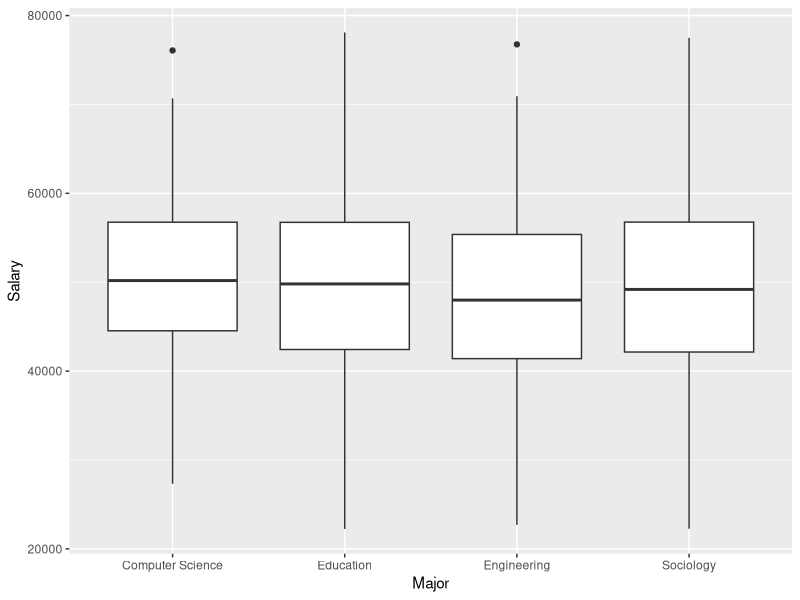
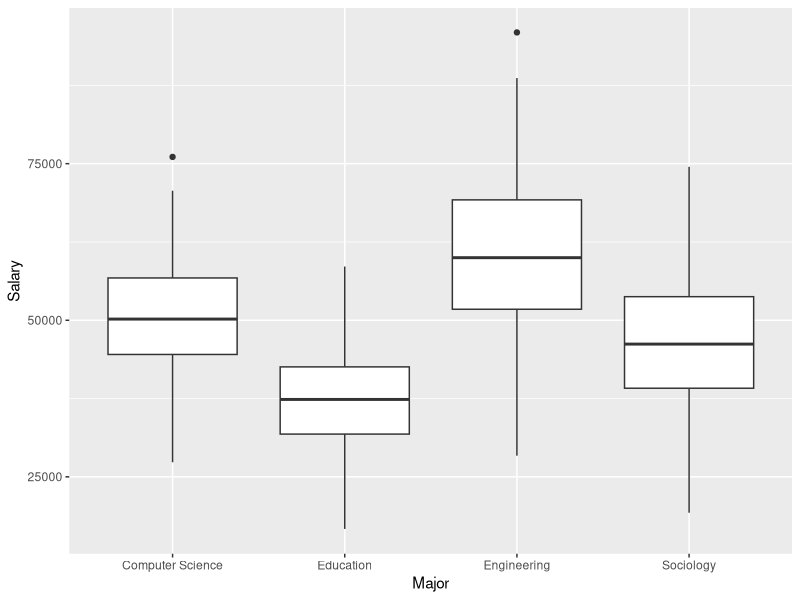

Source code (R) for these figures, in order:
#Load necessary libraries
library(ggplot2)
library(dplyr)
library(car)

#Set seed for reproducibility
set.seed(1663)

#Generate data
n <- 1000
salaries <- rnorm(n, mean = 50000, sd = 10000)
majors <- c('Engineering', 'Computer Science', 'Sociology', 'Education')
school_types <- c('Public', 'Private')
ages <- sample(22:65, n, replace = TRUE)
genders <- c('Male', 'Female')

data <- data.frame(
  Major = sample(majors, n, replace = TRUE),
  Salary = salaries,
  School_Type = sample(school_types, n, replace = TRUE),
  Age = ages,
  Gender = sample(genders, n, replace = TRUE)
)

#Box plots by factor (major)
ggplot(data, aes(x = Major, y = Salary)) +
  geom_boxplot() +
  xlab('Major') +
  ylab('Salary')

#Means by factor (major)
grouped_means <- data %>%
  group_by(Major) %>%
  summarise(mean = mean(Salary))
print(grouped_means)

#ANOVA Assumption 1: Normally distributed data
#Shapiro-Wilk test for normality
grouped_data <- data %>%
  group_by(Major)

for (group in unique(grouped_data$Major)) {
  print(paste("Shapiro-Wilk Test Results for", group))
  print(shapiro.test(grouped_data$Salary[grouped_data$Major == group]))
}

#Levene's test for homogeneity of variances
leveneTest(Salary ~ Major, data = data)

#Perform one-way ANOVA
anova_results <- aov(Salary ~ Major, data = data)
summary(anova_results)

#Create some differences
data$Salary[data$Major == 'Engineering'] <- data$Salary[data$Major == 'Engineering'] * 1.25
data$Salary[data$Major == 'Education'] <- data$Salary[data$Major == 'Education'] * 0.75
data$Salary[data$Major == 'Sociology'] <- data$Salary[data$Major == 'Sociology'] - 3000

#Box plots by factor (major) after creating differences
ggplot(data, aes(x = Major, y = Salary)) +
  geom_boxplot() +
  xlab('Major') +
  ylab('Salary')

#Means by factor (major) after creating differences
grouped_means <- data %>%
  group_by(Major) %>%
  summarise(mean = mean(Salary))
print(grouped_means)

#Perform one-way ANOVA after creating differences
anova_results <- aov(Salary ~ Major, data = data)
summary(anova_results)

#Two Way ANOVA
#Reset fake data
set.seed(1663)
data <- data.frame(
  Major = sample(majors, n, replace = TRUE),
  Salary = rnorm(n, mean = 50000, sd = 10000),
  School_Type = sample(school_types, n, replace = TRUE),
  Age = sample(22:65, n, replace = TRUE),
  Gender = sample(genders, n, replace = TRUE)
)

#Perform two-way ANOVA
anova_results <- aov(Salary ~ Major + School_Type + Major:Gender, data = data)
summary(anova_results)

#Create some differences and test again
data$Salary[data$Major == 'Engineering'] <- data$Salary[data$Major == 'Engineering'] * 1.25
data$Salary[data$Major == 'Education'] <- data$Salary[data$Major == 'Education'] * 0.75
data$Salary[data$Major == 'Sociology'] <- data$Salary[data$Major == 'Sociology'] - 3000
data$Salary[data$School_Type == 'Private'] <- data$Salary[data$School_Type == 'Private'] + 6000

#Means by Major after creating differences
grouped_means <- data %>%
  group_by(Major) %>%
  summarise(mean = mean(Salary))
print(grouped_means)

#Means by School Type after creating differences
grouped_means <- data %>%
  group_by(School_Type) %>%
  summarise(mean = mean(Salary))
print(grouped_means)

#Perform two-way ANOVA after creating differences
anova_results <- aov(Salary ~ Major + School_Type + Major:School_Type, data = data)
summary(anova_results)
